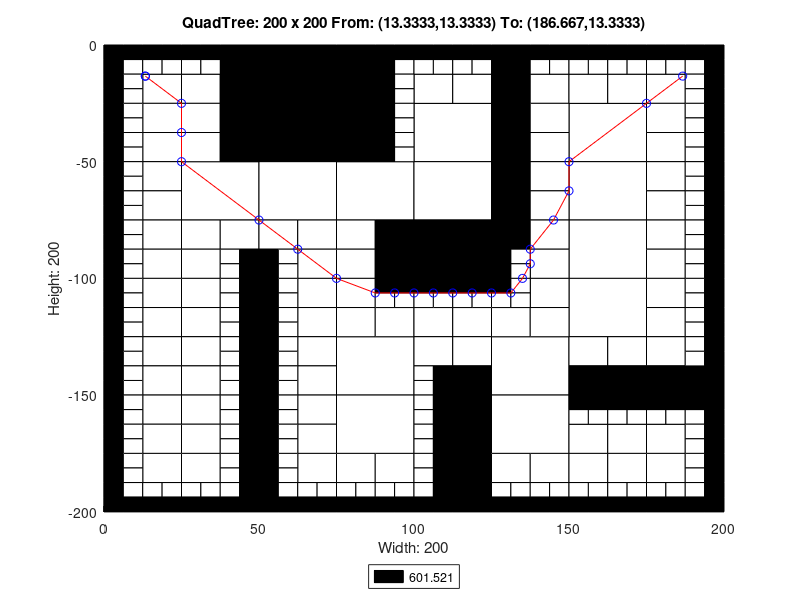

Reproduce this figure in MATLAB.
axis([0 200 -200 0]);
title('QuadTree: 200 x 200 From: (13.3333,13.3333) To: (186.667,13.3333)');
xlabel('Width: 200');
ylabel('Height: 200');
rectangle('Position',[50 -25 25 25], 'FaceColor',[0 0 0]);
rectangle('Position',[50 -50 25 25], 'FaceColor',[0 0 0]);
rectangle('Position',[25 -75 25 25], 'FaceColor',[1 1 1]);
rectangle('Position',[50 -75 25 25], 'FaceColor',[1 1 1]);
rectangle('Position',[75 -75 25 25], 'FaceColor',[1 1 1]);
rectangle('Position',[100 -50 25 25], 'FaceColor',[1 1 1]);
rectangle('Position',[150 -50 25 25], 'FaceColor',[1 1 1]);
rectangle('Position',[100 -75 25 25], 'FaceColor',[1 1 1]);
rectangle('Position',[100 -100 25 25], 'FaceColor',[0 0 0]);
rectangle('Position',[150 -75 25 25], 'FaceColor',[1 1 1]);
rectangle('Position',[150 -100 25 25], 'FaceColor',[1 1 1]);
rectangle('Position',[75 -150 25 25], 'FaceColor',[1 1 1]);
rectangle('Position',[75 -175 25 25], 'FaceColor',[1 1 1]);
rectangle('Position',[125 -150 25 25], 'FaceColor',[1 1 1]);
rectangle('Position',[150 -125 25 25], 'FaceColor',[1 1 1]);
rectangle('Position',[125 -175 25 25], 'FaceColor',[1 1 1]);
rectangle('Position',[12.5 -25 12.5 12.5], 'FaceColor',[1 1 1]);
rectangle('Position',[37.5 -12.5 12.5 12.5], 'FaceColor',[0 0 0]);
rectangle('Position',[25 -25 12.5 12.5], 'FaceColor',[1 1 1]);
rectangle('Position',[37.5 -25 12.5 12.5], 'FaceColor',[0 0 0]);
rectangle('Position',[12.5 -37.5 12.5 12.5], 'FaceColor',[1 1 1]);
rectangle('Position',[12.5 -50 12.5 12.5], 'FaceColor',[1 1 1]);
rectangle('Position',[25 -37.5 12.5 12.5], 'FaceColor',[1 1 1]);
rectangle('Position',[37.5 -37.5 12.5 12.5], 'FaceColor',[0 0 0]);
rectangle('Position',[25 -50 12.5 12.5], 'FaceColor',[1 1 1]);
rectangle('Position',[37.5 -50 12.5 12.5], 'FaceColor',[0 0 0]);
rectangle('Position',[75 -12.5 12.5 12.5], 'FaceColor',[0 0 0]);
rectangle('Position',[75 -25 12.5 12.5], 'FaceColor',[0 0 0]);
rectangle('Position',[75 -37.5 12.5 12.5], 'FaceColor',[0 0 0]);
rectangle('Position',[75 -50 12.5 12.5], 'FaceColor',[0 0 0]);
rectangle('Position',[12.5 -62.5 12.5 12.5], 'FaceColor',[1 1 1]);
rectangle('Position',[12.5 -75 12.5 12.5], 'FaceColor',[1 1 1]);
rectangle('Position',[12.5 -87.5 12.5 12.5], 'FaceColor',[1 1 1]);
rectangle('Position',[12.5 -100 12.5 12.5], 'FaceColor',[1 1 1]);
rectangle('Position',[25 -87.5 12.5 12.5], 'FaceColor',[1 1 1]);
rectangle('Position',[37.5 -87.5 12.5 12.5], 'FaceColor',[1 1 1]);
rectangle('Position',[25 -100 12.5 12.5], 'FaceColor',[1 1 1]);
rectangle('Position',[50 -87.5 12.5 12.5], 'FaceColor',[1 1 1]);
rectangle('Position',[62.5 -87.5 12.5 12.5], 'FaceColor',[1 1 1]);
rectangle('Position',[62.5 -100 12.5 12.5], 'FaceColor',[1 1 1]);
rectangle('Position',[75 -87.5 12.5 12.5], 'FaceColor',[1 1 1]);
rectangle('Position',[87.5 -87.5 12.5 12.5], 'FaceColor',[0 0 0]);
rectangle('Position',[75 -100 12.5 12.5], 'FaceColor',[1 1 1]);
rectangle('Position',[87.5 -100 12.5 12.5], 'FaceColor',[0 0 0]);
rectangle('Position',[100 -25 12.5 12.5], 'FaceColor',[1 1 1]);
rectangle('Position',[112.5 -25 12.5 12.5], 'FaceColor',[1 1 1]);
rectangle('Position',[125 -12.5 12.5 12.5], 'FaceColor',[0 0 0]);
rectangle('Position',[125 -25 12.5 12.5], 'FaceColor',[0 0 0]);
rectangle('Position',[137.5 -25 12.5 12.5], 'FaceColor',[1 1 1]);
rectangle('Position',[125 -37.5 12.5 12.5], 'FaceColor',[0 0 0]);
rectangle('Position',[137.5 -37.5 12.5 12.5], 'FaceColor',[1 1 1]);
rectangle('Position',[125 -50 12.5 12.5], 'FaceColor',[0 0 0]);
rectangle('Position',[137.5 -50 12.5 12.5], 'FaceColor',[1 1 1]);
rectangle('Position',[150 -25 12.5 12.5], 'FaceColor',[1 1 1]);
rectangle('Position',[162.5 -25 12.5 12.5], 'FaceColor',[1 1 1]);
rectangle('Position',[175 -25 12.5 12.5], 'FaceColor',[1 1 1]);
rectangle('Position',[175 -37.5 12.5 12.5], 'FaceColor',[1 1 1]);
rectangle('Position',[175 -50 12.5 12.5], 'FaceColor',[1 1 1]);
rectangle('Position',[125 -62.5 12.5 12.5], 'FaceColor',[0 0 0]);
rectangle('Position',[137.5 -62.5 12.5 12.5], 'FaceColor',[1 1 1]);
rectangle('Position',[125 -75 12.5 12.5], 'FaceColor',[0 0 0]);
rectangle('Position',[137.5 -75 12.5 12.5], 'FaceColor',[1 1 1]);
rectangle('Position',[125 -87.5 12.5 12.5], 'FaceColor',[0 0 0]);
rectangle('Position',[137.5 -87.5 12.5 12.5], 'FaceColor',[1 1 1]);
rectangle('Position',[137.5 -100 12.5 12.5], 'FaceColor',[1 1 1]);
rectangle('Position',[175 -62.5 12.5 12.5], 'FaceColor',[1 1 1]);
rectangle('Position',[175 -75 12.5 12.5], 'FaceColor',[1 1 1]);
rectangle('Position',[175 -87.5 12.5 12.5], 'FaceColor',[1 1 1]);
rectangle('Position',[175 -100 12.5 12.5], 'FaceColor',[1 1 1]);
rectangle('Position',[12.5 -112.5 12.5 12.5], 'FaceColor',[1 1 1]);
rectangle('Position',[12.5 -125 12.5 12.5], 'FaceColor',[1 1 1]);
rectangle('Position',[25 -112.5 12.5 12.5], 'FaceColor',[1 1 1]);
rectangle('Position',[25 -125 12.5 12.5], 'FaceColor',[1 1 1]);
rectangle('Position',[12.5 -137.5 12.5 12.5], 'FaceColor',[1 1 1]);
rectangle('Position',[12.5 -150 12.5 12.5], 'FaceColor',[1 1 1]);
rectangle('Position',[25 -137.5 12.5 12.5], 'FaceColor',[1 1 1]);
rectangle('Position',[25 -150 12.5 12.5], 'FaceColor',[1 1 1]);
rectangle('Position',[62.5 -112.5 12.5 12.5], 'FaceColor',[1 1 1]);
rectangle('Position',[62.5 -125 12.5 12.5], 'FaceColor',[1 1 1]);
rectangle('Position',[75 -112.5 12.5 12.5], 'FaceColor',[1 1 1]);
rectangle('Position',[75 -125 12.5 12.5], 'FaceColor',[1 1 1]);
rectangle('Position',[87.5 -125 12.5 12.5], 'FaceColor',[1 1 1]);
rectangle('Position',[62.5 -137.5 12.5 12.5], 'FaceColor',[1 1 1]);
rectangle('Position',[62.5 -150 12.5 12.5], 'FaceColor',[1 1 1]);
rectangle('Position',[12.5 -162.5 12.5 12.5], 'FaceColor',[1 1 1]);
rectangle('Position',[12.5 -175 12.5 12.5], 'FaceColor',[1 1 1]);
rectangle('Position',[25 -162.5 12.5 12.5], 'FaceColor',[1 1 1]);
rectangle('Position',[25 -175 12.5 12.5], 'FaceColor',[1 1 1]);
rectangle('Position',[12.5 -187.5 12.5 12.5], 'FaceColor',[1 1 1]);
rectangle('Position',[25 -187.5 12.5 12.5], 'FaceColor',[1 1 1]);
rectangle('Position',[62.5 -162.5 12.5 12.5], 'FaceColor',[1 1 1]);
rectangle('Position',[62.5 -175 12.5 12.5], 'FaceColor',[1 1 1]);
rectangle('Position',[62.5 -187.5 12.5 12.5], 'FaceColor',[1 1 1]);
rectangle('Position',[75 -187.5 12.5 12.5], 'FaceColor',[1 1 1]);
rectangle('Position',[87.5 -187.5 12.5 12.5], 'FaceColor',[1 1 1]);
rectangle('Position',[100 -125 12.5 12.5], 'FaceColor',[1 1 1]);
rectangle('Position',[112.5 -125 12.5 12.5], 'FaceColor',[1 1 1]);
rectangle('Position',[137.5 -112.5 12.5 12.5], 'FaceColor',[1 1 1]);
rectangle('Position',[125 -125 12.5 12.5], 'FaceColor',[1 1 1]);
rectangle('Position',[137.5 -125 12.5 12.5], 'FaceColor',[1 1 1]);
rectangle('Position',[100 -137.5 12.5 12.5], 'FaceColor',[1 1 1]);
rectangle('Position',[112.5 -137.5 12.5 12.5], 'FaceColor',[1 1 1]);
rectangle('Position',[112.5 -150 12.5 12.5], 'FaceColor',[0 0 0]);
rectangle('Position',[175 -112.5 12.5 12.5], 'FaceColor',[1 1 1]);
rectangle('Position',[175 -125 12.5 12.5], 'FaceColor',[1 1 1]);
rectangle('Position',[150 -137.5 12.5 12.5], 'FaceColor',[1 1 1]);
rectangle('Position',[162.5 -137.5 12.5 12.5], 'FaceColor',[1 1 1]);
rectangle('Position',[150 -150 12.5 12.5], 'FaceColor',[0 0 0]);
rectangle('Position',[162.5 -150 12.5 12.5], 'FaceColor',[0 0 0]);
rectangle('Position',[175 -137.5 12.5 12.5], 'FaceColor',[1 1 1]);
rectangle('Position',[175 -150 12.5 12.5], 'FaceColor',[0 0 0]);
rectangle('Position',[187.5 -150 12.5 12.5], 'FaceColor',[0 0 0]);
rectangle('Position',[112.5 -162.5 12.5 12.5], 'FaceColor',[0 0 0]);
rectangle('Position',[112.5 -175 12.5 12.5], 'FaceColor',[0 0 0]);
rectangle('Position',[112.5 -187.5 12.5 12.5], 'FaceColor',[0 0 0]);
rectangle('Position',[112.5 -200 12.5 12.5], 'FaceColor',[0 0 0]);
rectangle('Position',[125 -187.5 12.5 12.5], 'FaceColor',[1 1 1]);
rectangle('Position',[137.5 -187.5 12.5 12.5], 'FaceColor',[1 1 1]);
rectangle('Position',[150 -175 12.5 12.5], 'FaceColor',[1 1 1]);
rectangle('Position',[162.5 -175 12.5 12.5], 'FaceColor',[1 1 1]);
rectangle('Position',[175 -175 12.5 12.5], 'FaceColor',[1 1 1]);
rectangle('Position',[150 -187.5 12.5 12.5], 'FaceColor',[1 1 1]);
rectangle('Position',[162.5 -187.5 12.5 12.5], 'FaceColor',[1 1 1]);
rectangle('Position',[175 -187.5 12.5 12.5], 'FaceColor',[1 1 1]);
rectangle('Position',[0 -6.25 6.25 6.25], 'FaceColor',[0 0 0]);
rectangle('Position',[6.25 -6.25 6.25 6.25], 'FaceColor',[0 0 0]);
rectangle('Position',[0 -12.5 6.25 6.25], 'FaceColor',[0 0 0]);
rectangle('Position',[6.25 -12.5 6.25 6.25], 'FaceColor',[1 1 1]);
rectangle('Position',[12.5 -6.25 6.25 6.25], 'FaceColor',[0 0 0]);
rectangle('Position',[18.75 -6.25 6.25 6.25], 'FaceColor',[0 0 0]);
rectangle('Position',[12.5 -12.5 6.25 6.25], 'FaceColor',[1 1 1]);
rectangle('Position',[18.75 -12.5 6.25 6.25], 'FaceColor',[1 1 1]);
rectangle('Position',[0 -18.75 6.25 6.25], 'FaceColor',[0 0 0]);
rectangle('Position',[6.25 -18.75 6.25 6.25], 'FaceColor',[1 1 1]);
rectangle('Position',[0 -25 6.25 6.25], 'FaceColor',[0 0 0]);
rectangle('Position',[6.25 -25 6.25 6.25], 'FaceColor',[1 1 1]);
rectangle('Position',[25 -6.25 6.25 6.25], 'FaceColor',[0 0 0]);
rectangle('Position',[31.25 -6.25 6.25 6.25], 'FaceColor',[0 0 0]);
rectangle('Position',[25 -12.5 6.25 6.25], 'FaceColor',[1 1 1]);
rectangle('Position',[31.25 -12.5 6.25 6.25], 'FaceColor',[1 1 1]);
rectangle('Position',[0 -31.25 6.25 6.25], 'FaceColor',[0 0 0]);
rectangle('Position',[6.25 -31.25 6.25 6.25], 'FaceColor',[1 1 1]);
rectangle('Position',[0 -37.5 6.25 6.25], 'FaceColor',[0 0 0]);
rectangle('Position',[6.25 -37.5 6.25 6.25], 'FaceColor',[1 1 1]);
rectangle('Position',[0 -43.75 6.25 6.25], 'FaceColor',[0 0 0]);
rectangle('Position',[6.25 -43.75 6.25 6.25], 'FaceColor',[1 1 1]);
rectangle('Position',[0 -50 6.25 6.25], 'FaceColor',[0 0 0]);
rectangle('Position',[6.25 -50 6.25 6.25], 'FaceColor',[1 1 1]);
rectangle('Position',[87.5 -6.25 6.25 6.25], 'FaceColor',[0 0 0]);
rectangle('Position',[93.75 -6.25 6.25 6.25], 'FaceColor',[0 0 0]);
rectangle('Position',[87.5 -12.5 6.25 6.25], 'FaceColor',[0 0 0]);
rectangle('Position',[93.75 -12.5 6.25 6.25], 'FaceColor',[1 1 1]);
rectangle('Position',[87.5 -18.75 6.25 6.25], 'FaceColor',[0 0 0]);
rectangle('Position',[93.75 -18.75 6.25 6.25], 'FaceColor',[1 1 1]);
rectangle('Position',[87.5 -25 6.25 6.25], 'FaceColor',[0 0 0]);
rectangle('Position',[93.75 -25 6.25 6.25], 'FaceColor',[1 1 1]);
rectangle('Position',[87.5 -31.25 6.25 6.25], 'FaceColor',[0 0 0]);
rectangle('Position',[93.75 -31.25 6.25 6.25], 'FaceColor',[1 1 1]);
rectangle('Position',[87.5 -37.5 6.25 6.25], 'FaceColor',[0 0 0]);
rectangle('Position',[93.75 -37.5 6.25 6.25], 'FaceColor',[1 1 1]);
rectangle('Position',[87.5 -43.75 6.25 6.25], 'FaceColor',[0 0 0]);
rectangle('Position',[93.75 -43.75 6.25 6.25], 'FaceColor',[1 1 1]);
rectangle('Position',[87.5 -50 6.25 6.25], 'FaceColor',[0 0 0]);
rectangle('Position',[93.75 -50 6.25 6.25], 'FaceColor',[1 1 1]);
rectangle('Position',[0 -56.25 6.25 6.25], 'FaceColor',[0 0 0]);
rectangle('Position',[6.25 -56.25 6.25 6.25], 'FaceColor',[1 1 1]);
rectangle('Position',[0 -62.5 6.25 6.25], 'FaceColor',[0 0 0]);
rectangle('Position',[6.25 -62.5 6.25 6.25], 'FaceColor',[1 1 1]);
rectangle('Position',[0 -68.75 6.25 6.25], 'FaceColor',[0 0 0]);
rectangle('Position',[6.25 -68.75 6.25 6.25], 'FaceColor',[1 1 1]);
rectangle('Position',[0 -75 6.25 6.25], 'FaceColor',[0 0 0]);
rectangle('Position',[6.25 -75 6.25 6.25], 'FaceColor',[1 1 1]);
rectangle('Position',[0 -81.25 6.25 6.25], 'FaceColor',[0 0 0]);
rectangle('Position',[6.25 -81.25 6.25 6.25], 'FaceColor',[1 1 1]);
rectangle('Position',[0 -87.5 6.25 6.25], 'FaceColor',[0 0 0]);
rectangle('Position',[6.25 -87.5 6.25 6.25], 'FaceColor',[1 1 1]);
rectangle('Position',[0 -93.75 6.25 6.25], 'FaceColor',[0 0 0]);
rectangle('Position',[6.25 -93.75 6.25 6.25], 'FaceColor',[1 1 1]);
rectangle('Position',[0 -100 6.25 6.25], 'FaceColor',[0 0 0]);
rectangle('Position',[6.25 -100 6.25 6.25], 'FaceColor',[1 1 1]);
rectangle('Position',[37.5 -93.75 6.25 6.25], 'FaceColor',[1 1 1]);
rectangle('Position',[43.75 -93.75 6.25 6.25], 'FaceColor',[0 0 0]);
rectangle('Position',[37.5 -100 6.25 6.25], 'FaceColor',[1 1 1]);
rectangle('Position',[43.75 -100 6.25 6.25], 'FaceColor',[0 0 0]);
rectangle('Position',[50 -93.75 6.25 6.25], 'FaceColor',[0 0 0]);
rectangle('Position',[56.25 -93.75 6.25 6.25], 'FaceColor',[1 1 1]);
rectangle('Position',[50 -100 6.25 6.25], 'FaceColor',[0 0 0]);
rectangle('Position',[56.25 -100 6.25 6.25], 'FaceColor',[1 1 1]);
rectangle('Position',[100 -6.25 6.25 6.25], 'FaceColor',[0 0 0]);
rectangle('Position',[106.25 -6.25 6.25 6.25], 'FaceColor',[0 0 0]);
rectangle('Position',[100 -12.5 6.25 6.25], 'FaceColor',[1 1 1]);
rectangle('Position',[106.25 -12.5 6.25 6.25], 'FaceColor',[1 1 1]);
rectangle('Position',[112.5 -6.25 6.25 6.25], 'FaceColor',[0 0 0]);
rectangle('Position',[118.75 -6.25 6.25 6.25], 'FaceColor',[0 0 0]);
rectangle('Position',[112.5 -12.5 6.25 6.25], 'FaceColor',[1 1 1]);
rectangle('Position',[118.75 -12.5 6.25 6.25], 'FaceColor',[1 1 1]);
rectangle('Position',[137.5 -6.25 6.25 6.25], 'FaceColor',[0 0 0]);
rectangle('Position',[143.75 -6.25 6.25 6.25], 'FaceColor',[0 0 0]);
rectangle('Position',[137.5 -12.5 6.25 6.25], 'FaceColor',[1 1 1]);
rectangle('Position',[143.75 -12.5 6.25 6.25], 'FaceColor',[1 1 1]);
rectangle('Position',[150 -6.25 6.25 6.25], 'FaceColor',[0 0 0]);
rectangle('Position',[156.25 -6.25 6.25 6.25], 'FaceColor',[0 0 0]);
rectangle('Position',[150 -12.5 6.25 6.25], 'FaceColor',[1 1 1]);
rectangle('Position',[156.25 -12.5 6.25 6.25], 'FaceColor',[1 1 1]);
rectangle('Position',[162.5 -6.25 6.25 6.25], 'FaceColor',[0 0 0]);
rectangle('Position',[168.75 -6.25 6.25 6.25], 'FaceColor',[0 0 0]);
rectangle('Position',[162.5 -12.5 6.25 6.25], 'FaceColor',[1 1 1]);
rectangle('Position',[168.75 -12.5 6.25 6.25], 'FaceColor',[1 1 1]);
rectangle('Position',[175 -6.25 6.25 6.25], 'FaceColor',[0 0 0]);
rectangle('Position',[181.25 -6.25 6.25 6.25], 'FaceColor',[0 0 0]);
rectangle('Position',[175 -12.5 6.25 6.25], 'FaceColor',[1 1 1]);
rectangle('Position',[181.25 -12.5 6.25 6.25], 'FaceColor',[1 1 1]);
rectangle('Position',[187.5 -6.25 6.25 6.25], 'FaceColor',[0 0 0]);
rectangle('Position',[193.75 -6.25 6.25 6.25], 'FaceColor',[0 0 0]);
rectangle('Position',[187.5 -12.5 6.25 6.25], 'FaceColor',[1 1 1]);
rectangle('Position',[193.75 -12.5 6.25 6.25], 'FaceColor',[0 0 0]);
rectangle('Position',[187.5 -18.75 6.25 6.25], 'FaceColor',[1 1 1]);
rectangle('Position',[193.75 -18.75 6.25 6.25], 'FaceColor',[0 0 0]);
rectangle('Position',[187.5 -25 6.25 6.25], 'FaceColor',[1 1 1]);
rectangle('Position',[193.75 -25 6.25 6.25], 'FaceColor',[0 0 0]);
rectangle('Position',[187.5 -31.25 6.25 6.25], 'FaceColor',[1 1 1]);
rectangle('Position',[193.75 -31.25 6.25 6.25], 'FaceColor',[0 0 0]);
rectangle('Position',[187.5 -37.5 6.25 6.25], 'FaceColor',[1 1 1]);
rectangle('Position',[193.75 -37.5 6.25 6.25], 'FaceColor',[0 0 0]);
rectangle('Position',[187.5 -43.75 6.25 6.25], 'FaceColor',[1 1 1]);
rectangle('Position',[193.75 -43.75 6.25 6.25], 'FaceColor',[0 0 0]);
rectangle('Position',[187.5 -50 6.25 6.25], 'FaceColor',[1 1 1]);
rectangle('Position',[193.75 -50 6.25 6.25], 'FaceColor',[0 0 0]);
rectangle('Position',[125 -93.75 6.25 6.25], 'FaceColor',[0 0 0]);
rectangle('Position',[131.25 -93.75 6.25 6.25], 'FaceColor',[1 1 1]);
rectangle('Position',[125 -100 6.25 6.25], 'FaceColor',[0 0 0]);
rectangle('Position',[131.25 -100 6.25 6.25], 'FaceColor',[1 1 1]);
rectangle('Position',[187.5 -56.25 6.25 6.25], 'FaceColor',[1 1 1]);
rectangle('Position',[193.75 -56.25 6.25 6.25], 'FaceColor',[0 0 0]);
rectangle('Position',[187.5 -62.5 6.25 6.25], 'FaceColor',[1 1 1]);
rectangle('Position',[193.75 -62.5 6.25 6.25], 'FaceColor',[0 0 0]);
rectangle('Position',[187.5 -68.75 6.25 6.25], 'FaceColor',[1 1 1]);
rectangle('Position',[193.75 -68.75 6.25 6.25], 'FaceColor',[0 0 0]);
rectangle('Position',[187.5 -75 6.25 6.25], 'FaceColor',[1 1 1]);
rectangle('Position',[193.75 -75 6.25 6.25], 'FaceColor',[0 0 0]);
rectangle('Position',[187.5 -81.25 6.25 6.25], 'FaceColor',[1 1 1]);
rectangle('Position',[193.75 -81.25 6.25 6.25], 'FaceColor',[0 0 0]);
rectangle('Position',[187.5 -87.5 6.25 6.25], 'FaceColor',[1 1 1]);
rectangle('Position',[193.75 -87.5 6.25 6.25], 'FaceColor',[0 0 0]);
rectangle('Position',[187.5 -93.75 6.25 6.25], 'FaceColor',[1 1 1]);
rectangle('Position',[193.75 -93.75 6.25 6.25], 'FaceColor',[0 0 0]);
rectangle('Position',[187.5 -100 6.25 6.25], 'FaceColor',[1 1 1]);
rectangle('Position',[193.75 -100 6.25 6.25], 'FaceColor',[0 0 0]);
rectangle('Position',[0 -106.25 6.25 6.25], 'FaceColor',[0 0 0]);
rectangle('Position',[6.25 -106.25 6.25 6.25], 'FaceColor',[1 1 1]);
rectangle('Position',[0 -112.5 6.25 6.25], 'FaceColor',[0 0 0]);
rectangle('Position',[6.25 -112.5 6.25 6.25], 'FaceColor',[1 1 1]);
rectangle('Position',[0 -118.75 6.25 6.25], 'FaceColor',[0 0 0]);
rectangle('Position',[6.25 -118.75 6.25 6.25], 'FaceColor',[1 1 1]);
rectangle('Position',[0 -125 6.25 6.25], 'FaceColor',[0 0 0]);
rectangle('Position',[6.25 -125 6.25 6.25], 'FaceColor',[1 1 1]);
rectangle('Position',[37.5 -106.25 6.25 6.25], 'FaceColor',[1 1 1]);
rectangle('Position',[43.75 -106.25 6.25 6.25], 'FaceColor',[0 0 0]);
rectangle('Position',[37.5 -112.5 6.25 6.25], 'FaceColor',[1 1 1]);
rectangle('Position',[43.75 -112.5 6.25 6.25], 'FaceColor',[0 0 0]);
rectangle('Position',[37.5 -118.75 6.25 6.25], 'FaceColor',[1 1 1]);
rectangle('Position',[43.75 -118.75 6.25 6.25], 'FaceColor',[0 0 0]);
rectangle('Position',[37.5 -125 6.25 6.25], 'FaceColor',[1 1 1]);
rectangle('Position',[43.75 -125 6.25 6.25], 'FaceColor',[0 0 0]);
rectangle('Position',[0 -131.25 6.25 6.25], 'FaceColor',[0 0 0]);
rectangle('Position',[6.25 -131.25 6.25 6.25], 'FaceColor',[1 1 1]);
rectangle('Position',[0 -137.5 6.25 6.25], 'FaceColor',[0 0 0]);
rectangle('Position',[6.25 -137.5 6.25 6.25], 'FaceColor',[1 1 1]);
rectangle('Position',[0 -143.75 6.25 6.25], 'FaceColor',[0 0 0]);
rectangle('Position',[6.25 -143.75 6.25 6.25], 'FaceColor',[1 1 1]);
rectangle('Position',[0 -150 6.25 6.25], 'FaceColor',[0 0 0]);
rectangle('Position',[6.25 -150 6.25 6.25], 'FaceColor',[1 1 1]);
rectangle('Position',[37.5 -131.25 6.25 6.25], 'FaceColor',[1 1 1]);
rectangle('Position',[43.75 -131.25 6.25 6.25], 'FaceColor',[0 0 0]);
rectangle('Position',[37.5 -137.5 6.25 6.25], 'FaceColor',[1 1 1]);
rectangle('Position',[43.75 -137.5 6.25 6.25], 'FaceColor',[0 0 0]);
rectangle('Position',[37.5 -143.75 6.25 6.25], 'FaceColor',[1 1 1]);
rectangle('Position',[43.75 -143.75 6.25 6.25], 'FaceColor',[0 0 0]);
rectangle('Position',[37.5 -150 6.25 6.25], 'FaceColor',[1 1 1]);
rectangle('Position',[43.75 -150 6.25 6.25], 'FaceColor',[0 0 0]);
rectangle('Position',[50 -106.25 6.25 6.25], 'FaceColor',[0 0 0]);
rectangle('Position',[56.25 -106.25 6.25 6.25], 'FaceColor',[1 1 1]);
rectangle('Position',[50 -112.5 6.25 6.25], 'FaceColor',[0 0 0]);
rectangle('Position',[56.25 -112.5 6.25 6.25], 'FaceColor',[1 1 1]);
rectangle('Position',[50 -118.75 6.25 6.25], 'FaceColor',[0 0 0]);
rectangle('Position',[56.25 -118.75 6.25 6.25], 'FaceColor',[1 1 1]);
rectangle('Position',[50 -125 6.25 6.25], 'FaceColor',[0 0 0]);
rectangle('Position',[56.25 -125 6.25 6.25], 'FaceColor',[1 1 1]);
rectangle('Position',[87.5 -106.25 6.25 6.25], 'FaceColor',[0 0 0]);
rectangle('Position',[93.75 -106.25 6.25 6.25], 'FaceColor',[0 0 0]);
rectangle('Position',[87.5 -112.5 6.25 6.25], 'FaceColor',[1 1 1]);
rectangle('Position',[93.75 -112.5 6.25 6.25], 'FaceColor',[1 1 1]);
rectangle('Position',[50 -131.25 6.25 6.25], 'FaceColor',[0 0 0]);
rectangle('Position',[56.25 -131.25 6.25 6.25], 'FaceColor',[1 1 1]);
rectangle('Position',[50 -137.5 6.25 6.25], 'FaceColor',[0 0 0]);
rectangle('Position',[56.25 -137.5 6.25 6.25], 'FaceColor',[1 1 1]);
rectangle('Position',[50 -143.75 6.25 6.25], 'FaceColor',[0 0 0]);
rectangle('Position',[56.25 -143.75 6.25 6.25], 'FaceColor',[1 1 1]);
rectangle('Position',[50 -150 6.25 6.25], 'FaceColor',[0 0 0]);
rectangle('Position',[56.25 -150 6.25 6.25], 'FaceColor',[1 1 1]);
rectangle('Position',[0 -156.25 6.25 6.25], 'FaceColor',[0 0 0]);
rectangle('Position',[6.25 -156.25 6.25 6.25], 'FaceColor',[1 1 1]);
rectangle('Position',[0 -162.5 6.25 6.25], 'FaceColor',[0 0 0]);
rectangle('Position',[6.25 -162.5 6.25 6.25], 'FaceColor',[1 1 1]);
rectangle('Position',[0 -168.75 6.25 6.25], 'FaceColor',[0 0 0]);
rectangle('Position',[6.25 -168.75 6.25 6.25], 'FaceColor',[1 1 1]);
rectangle('Position',[0 -175 6.25 6.25], 'FaceColor',[0 0 0]);
rectangle('Position',[6.25 -175 6.25 6.25], 'FaceColor',[1 1 1]);
rectangle('Position',[37.5 -156.25 6.25 6.25], 'FaceColor',[1 1 1]);
rectangle('Position',[43.75 -156.25 6.25 6.25], 'FaceColor',[0 0 0]);
rectangle('Position',[37.5 -162.5 6.25 6.25], 'FaceColor',[1 1 1]);
rectangle('Position',[43.75 -162.5 6.25 6.25], 'FaceColor',[0 0 0]);
rectangle('Position',[37.5 -168.75 6.25 6.25], 'FaceColor',[1 1 1]);
rectangle('Position',[43.75 -168.75 6.25 6.25], 'FaceColor',[0 0 0]);
rectangle('Position',[37.5 -175 6.25 6.25], 'FaceColor',[1 1 1]);
rectangle('Position',[43.75 -175 6.25 6.25], 'FaceColor',[0 0 0]);
rectangle('Position',[0 -181.25 6.25 6.25], 'FaceColor',[0 0 0]);
rectangle('Position',[6.25 -181.25 6.25 6.25], 'FaceColor',[1 1 1]);
rectangle('Position',[0 -187.5 6.25 6.25], 'FaceColor',[0 0 0]);
rectangle('Position',[6.25 -187.5 6.25 6.25], 'FaceColor',[1 1 1]);
rectangle('Position',[0 -193.75 6.25 6.25], 'FaceColor',[0 0 0]);
rectangle('Position',[6.25 -193.75 6.25 6.25], 'FaceColor',[1 1 1]);
rectangle('Position',[0 -200 6.25 6.25], 'FaceColor',[0 0 0]);
rectangle('Position',[6.25 -200 6.25 6.25], 'FaceColor',[0 0 0]);
rectangle('Position',[12.5 -193.75 6.25 6.25], 'FaceColor',[1 1 1]);
rectangle('Position',[18.75 -193.75 6.25 6.25], 'FaceColor',[1 1 1]);
rectangle('Position',[12.5 -200 6.25 6.25], 'FaceColor',[0 0 0]);
rectangle('Position',[18.75 -200 6.25 6.25], 'FaceColor',[0 0 0]);
rectangle('Position',[37.5 -181.25 6.25 6.25], 'FaceColor',[1 1 1]);
rectangle('Position',[43.75 -181.25 6.25 6.25], 'FaceColor',[0 0 0]);
rectangle('Position',[37.5 -187.5 6.25 6.25], 'FaceColor',[1 1 1]);
rectangle('Position',[43.75 -187.5 6.25 6.25], 'FaceColor',[0 0 0]);
rectangle('Position',[25 -193.75 6.25 6.25], 'FaceColor',[1 1 1]);
rectangle('Position',[31.25 -193.75 6.25 6.25], 'FaceColor',[1 1 1]);
rectangle('Position',[25 -200 6.25 6.25], 'FaceColor',[0 0 0]);
rectangle('Position',[31.25 -200 6.25 6.25], 'FaceColor',[0 0 0]);
rectangle('Position',[37.5 -193.75 6.25 6.25], 'FaceColor',[1 1 1]);
rectangle('Position',[43.75 -193.75 6.25 6.25], 'FaceColor',[0 0 0]);
rectangle('Position',[37.5 -200 6.25 6.25], 'FaceColor',[0 0 0]);
rectangle('Position',[43.75 -200 6.25 6.25], 'FaceColor',[0 0 0]);
rectangle('Position',[50 -156.25 6.25 6.25], 'FaceColor',[0 0 0]);
rectangle('Position',[56.25 -156.25 6.25 6.25], 'FaceColor',[1 1 1]);
rectangle('Position',[50 -162.5 6.25 6.25], 'FaceColor',[0 0 0]);
rectangle('Position',[56.25 -162.5 6.25 6.25], 'FaceColor',[1 1 1]);
rectangle('Position',[50 -168.75 6.25 6.25], 'FaceColor',[0 0 0]);
rectangle('Position',[56.25 -168.75 6.25 6.25], 'FaceColor',[1 1 1]);
rectangle('Position',[50 -175 6.25 6.25], 'FaceColor',[0 0 0]);
rectangle('Position',[56.25 -175 6.25 6.25], 'FaceColor',[1 1 1]);
rectangle('Position',[50 -181.25 6.25 6.25], 'FaceColor',[0 0 0]);
rectangle('Position',[56.25 -181.25 6.25 6.25], 'FaceColor',[1 1 1]);
rectangle('Position',[50 -187.5 6.25 6.25], 'FaceColor',[0 0 0]);
rectangle('Position',[56.25 -187.5 6.25 6.25], 'FaceColor',[1 1 1]);
rectangle('Position',[50 -193.75 6.25 6.25], 'FaceColor',[0 0 0]);
rectangle('Position',[56.25 -193.75 6.25 6.25], 'FaceColor',[1 1 1]);
rectangle('Position',[50 -200 6.25 6.25], 'FaceColor',[0 0 0]);
rectangle('Position',[56.25 -200 6.25 6.25], 'FaceColor',[0 0 0]);
rectangle('Position',[62.5 -193.75 6.25 6.25], 'FaceColor',[1 1 1]);
rectangle('Position',[68.75 -193.75 6.25 6.25], 'FaceColor',[1 1 1]);
rectangle('Position',[62.5 -200 6.25 6.25], 'FaceColor',[0 0 0]);
rectangle('Position',[68.75 -200 6.25 6.25], 'FaceColor',[0 0 0]);
rectangle('Position',[75 -193.75 6.25 6.25], 'FaceColor',[1 1 1]);
rectangle('Position',[81.25 -193.75 6.25 6.25], 'FaceColor',[1 1 1]);
rectangle('Position',[75 -200 6.25 6.25], 'FaceColor',[0 0 0]);
rectangle('Position',[81.25 -200 6.25 6.25], 'FaceColor',[0 0 0]);
rectangle('Position',[87.5 -193.75 6.25 6.25], 'FaceColor',[1 1 1]);
rectangle('Position',[93.75 -193.75 6.25 6.25], 'FaceColor',[1 1 1]);
rectangle('Position',[87.5 -200 6.25 6.25], 'FaceColor',[0 0 0]);
rectangle('Position',[93.75 -200 6.25 6.25], 'FaceColor',[0 0 0]);
rectangle('Position',[100 -106.25 6.25 6.25], 'FaceColor',[0 0 0]);
rectangle('Position',[106.25 -106.25 6.25 6.25], 'FaceColor',[0 0 0]);
rectangle('Position',[100 -112.5 6.25 6.25], 'FaceColor',[1 1 1]);
rectangle('Position',[106.25 -112.5 6.25 6.25], 'FaceColor',[1 1 1]);
rectangle('Position',[112.5 -106.25 6.25 6.25], 'FaceColor',[0 0 0]);
rectangle('Position',[118.75 -106.25 6.25 6.25], 'FaceColor',[0 0 0]);
rectangle('Position',[112.5 -112.5 6.25 6.25], 'FaceColor',[1 1 1]);
rectangle('Position',[118.75 -112.5 6.25 6.25], 'FaceColor',[1 1 1]);
rectangle('Position',[125 -106.25 6.25 6.25], 'FaceColor',[0 0 0]);
rectangle('Position',[131.25 -106.25 6.25 6.25], 'FaceColor',[1 1 1]);
rectangle('Position',[125 -112.5 6.25 6.25], 'FaceColor',[1 1 1]);
rectangle('Position',[131.25 -112.5 6.25 6.25], 'FaceColor',[1 1 1]);
rectangle('Position',[100 -143.75 6.25 6.25], 'FaceColor',[1 1 1]);
rectangle('Position',[106.25 -143.75 6.25 6.25], 'FaceColor',[0 0 0]);
rectangle('Position',[100 -150 6.25 6.25], 'FaceColor',[1 1 1]);
rectangle('Position',[106.25 -150 6.25 6.25], 'FaceColor',[0 0 0]);
rectangle('Position',[187.5 -106.25 6.25 6.25], 'FaceColor',[1 1 1]);
rectangle('Position',[193.75 -106.25 6.25 6.25], 'FaceColor',[0 0 0]);
rectangle('Position',[187.5 -112.5 6.25 6.25], 'FaceColor',[1 1 1]);
rectangle('Position',[193.75 -112.5 6.25 6.25], 'FaceColor',[0 0 0]);
rectangle('Position',[187.5 -118.75 6.25 6.25], 'FaceColor',[1 1 1]);
rectangle('Position',[193.75 -118.75 6.25 6.25], 'FaceColor',[0 0 0]);
rectangle('Position',[187.5 -125 6.25 6.25], 'FaceColor',[1 1 1]);
rectangle('Position',[193.75 -125 6.25 6.25], 'FaceColor',[0 0 0]);
rectangle('Position',[187.5 -131.25 6.25 6.25], 'FaceColor',[1 1 1]);
rectangle('Position',[193.75 -131.25 6.25 6.25], 'FaceColor',[0 0 0]);
rectangle('Position',[187.5 -137.5 6.25 6.25], 'FaceColor',[1 1 1]);
rectangle('Position',[193.75 -137.5 6.25 6.25], 'FaceColor',[0 0 0]);
rectangle('Position',[100 -156.25 6.25 6.25], 'FaceColor',[1 1 1]);
rectangle('Position',[106.25 -156.25 6.25 6.25], 'FaceColor',[0 0 0]);
rectangle('Position',[100 -162.5 6.25 6.25], 'FaceColor',[1 1 1]);
rectangle('Position',[106.25 -162.5 6.25 6.25], 'FaceColor',[0 0 0]);
rectangle('Position',[100 -168.75 6.25 6.25], 'FaceColor',[1 1 1]);
rectangle('Position',[106.25 -168.75 6.25 6.25], 'FaceColor',[0 0 0]);
rectangle('Position',[100 -175 6.25 6.25], 'FaceColor',[1 1 1]);
rectangle('Position',[106.25 -175 6.25 6.25], 'FaceColor',[0 0 0]);
rectangle('Position',[100 -181.25 6.25 6.25], 'FaceColor',[1 1 1]);
rectangle('Position',[106.25 -181.25 6.25 6.25], 'FaceColor',[0 0 0]);
rectangle('Position',[100 -187.5 6.25 6.25], 'FaceColor',[1 1 1]);
rectangle('Position',[106.25 -187.5 6.25 6.25], 'FaceColor',[0 0 0]);
rectangle('Position',[100 -193.75 6.25 6.25], 'FaceColor',[1 1 1]);
rectangle('Position',[106.25 -193.75 6.25 6.25], 'FaceColor',[0 0 0]);
rectangle('Position',[100 -200 6.25 6.25], 'FaceColor',[0 0 0]);
rectangle('Position',[106.25 -200 6.25 6.25], 'FaceColor',[0 0 0]);
rectangle('Position',[125 -193.75 6.25 6.25], 'FaceColor',[1 1 1]);
rectangle('Position',[131.25 -193.75 6.25 6.25], 'FaceColor',[1 1 1]);
rectangle('Position',[125 -200 6.25 6.25], 'FaceColor',[0 0 0]);
rectangle('Position',[131.25 -200 6.25 6.25], 'FaceColor',[0 0 0]);
rectangle('Position',[137.5 -193.75 6.25 6.25], 'FaceColor',[1 1 1]);
rectangle('Position',[143.75 -193.75 6.25 6.25], 'FaceColor',[1 1 1]);
rectangle('Position',[137.5 -200 6.25 6.25], 'FaceColor',[0 0 0]);
rectangle('Position',[143.75 -200 6.25 6.25], 'FaceColor',[0 0 0]);
rectangle('Position',[150 -156.25 6.25 6.25], 'FaceColor',[0 0 0]);
rectangle('Position',[156.25 -156.25 6.25 6.25], 'FaceColor',[0 0 0]);
rectangle('Position',[150 -162.5 6.25 6.25], 'FaceColor',[1 1 1]);
rectangle('Position',[156.25 -162.5 6.25 6.25], 'FaceColor',[1 1 1]);
rectangle('Position',[162.5 -156.25 6.25 6.25], 'FaceColor',[0 0 0]);
rectangle('Position',[168.75 -156.25 6.25 6.25], 'FaceColor',[0 0 0]);
rectangle('Position',[162.5 -162.5 6.25 6.25], 'FaceColor',[1 1 1]);
rectangle('Position',[168.75 -162.5 6.25 6.25], 'FaceColor',[1 1 1]);
rectangle('Position',[175 -156.25 6.25 6.25], 'FaceColor',[0 0 0]);
rectangle('Position',[181.25 -156.25 6.25 6.25], 'FaceColor',[0 0 0]);
rectangle('Position',[175 -162.5 6.25 6.25], 'FaceColor',[1 1 1]);
rectangle('Position',[181.25 -162.5 6.25 6.25], 'FaceColor',[1 1 1]);
rectangle('Position',[187.5 -156.25 6.25 6.25], 'FaceColor',[0 0 0]);
rectangle('Position',[193.75 -156.25 6.25 6.25], 'FaceColor',[0 0 0]);
rectangle('Position',[187.5 -162.5 6.25 6.25], 'FaceColor',[1 1 1]);
rectangle('Position',[193.75 -162.5 6.25 6.25], 'FaceColor',[0 0 0]);
rectangle('Position',[187.5 -168.75 6.25 6.25], 'FaceColor',[1 1 1]);
rectangle('Position',[193.75 -168.75 6.25 6.25], 'FaceColor',[0 0 0]);
rectangle('Position',[187.5 -175 6.25 6.25], 'FaceColor',[1 1 1]);
rectangle('Position',[193.75 -175 6.25 6.25], 'FaceColor',[0 0 0]);
rectangle('Position',[150 -193.75 6.25 6.25], 'FaceColor',[1 1 1]);
rectangle('Position',[156.25 -193.75 6.25 6.25], 'FaceColor',[1 1 1]);
rectangle('Position',[150 -200 6.25 6.25], 'FaceColor',[0 0 0]);
rectangle('Position',[156.25 -200 6.25 6.25], 'FaceColor',[0 0 0]);
rectangle('Position',[162.5 -193.75 6.25 6.25], 'FaceColor',[1 1 1]);
rectangle('Position',[168.75 -193.75 6.25 6.25], 'FaceColor',[1 1 1]);
rectangle('Position',[162.5 -200 6.25 6.25], 'FaceColor',[0 0 0]);
rectangle('Position',[168.75 -200 6.25 6.25], 'FaceColor',[0 0 0]);
rectangle('Position',[187.5 -181.25 6.25 6.25], 'FaceColor',[1 1 1]);
rectangle('Position',[193.75 -181.25 6.25 6.25], 'FaceColor',[0 0 0]);
rectangle('Position',[187.5 -187.5 6.25 6.25], 'FaceColor',[1 1 1]);
rectangle('Position',[193.75 -187.5 6.25 6.25], 'FaceColor',[0 0 0]);
rectangle('Position',[175 -193.75 6.25 6.25], 'FaceColor',[1 1 1]);
rectangle('Position',[181.25 -193.75 6.25 6.25], 'FaceColor',[1 1 1]);
rectangle('Position',[175 -200 6.25 6.25], 'FaceColor',[0 0 0]);
rectangle('Position',[181.25 -200 6.25 6.25], 'FaceColor',[0 0 0]);
rectangle('Position',[187.5 -193.75 6.25 6.25], 'FaceColor',[1 1 1]);
rectangle('Position',[193.75 -193.75 6.25 6.25], 'FaceColor',[0 0 0]);
rectangle('Position',[187.5 -200 6.25 6.25], 'FaceColor',[0 0 0]);
rectangle('Position',[193.75 -200 6.25 6.25], 'FaceColor',[0 0 0]);
X=[186.667,175,150,150,145,137.5,137.5,135,131.25,125,118.75,112.5,106.25,100,93.75,87.5,75,62.5,50,25,25,25,13.3333,13.3333];
Y=[-13.3333,-25,-50,-62.5,-75,-87.5,-93.75,-100,-106.25,-106.25,-106.25,-106.25,-106.25,-106.25,-106.25,-106.25,-100,-87.5,-75,-50,-37.5,-25,-13.3333,-13.3333];
hold on;
plot(X,Y,'r');
plot(X,Y,'bo');
legend('601.521','Location','southoutside');
